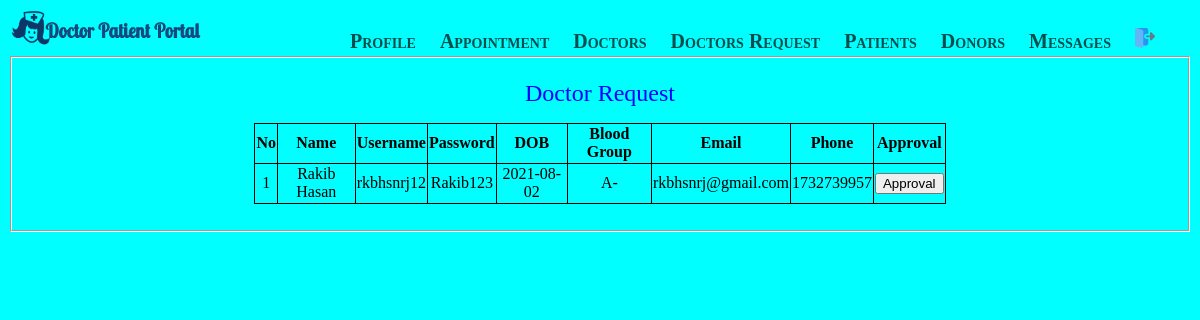
The page /doctorRequest.php on the database its author committed.
### tables this page shows
CREATE TABLE `doctor` (
  `id` int(10) NOT NULL,
  `name` varchar(50) NOT NULL,
  `username` varchar(50) NOT NULL,
  `password` varchar(50) NOT NULL,
  `dob` date NOT NULL,
  `bGroup` varchar(50) NOT NULL,
  `email` varchar(50) NOT NULL,
  `phone` varchar(50) NOT NULL
);

### models/db_config.php (called while the page is built, shortened)
<?php
 $db_server="localhost";
 $db_uname="root";
 $db_pass="";
 $db_name="dpportal";
 function get($query){
    global $db_server,$db_uname,$db_pass,$db_name;
    $conn=mysqli_connect($db_server,$db_uname,$db_pass,$db_name);
    $data=array();
    if ($conn){
        $result=mysqli_query($conn,$query);
        while($row=mysqli_fetch_assoc($result)){
            $data[]=$row;
        }
    }
    return $data;
}
?>

### controllers/login_controller.php (called while the page is built, shortened)
<?php
    include 'models/db_config.php';
	function getAllDoctor(){
		$query= "select * from doctor";
		$rs= get($query);
		return $rs;
	}
?>

### doctorRequest.php (the view, shortened to what this page needs)
<?php
    require_once 'adminHeader.php';
    require_once 'controllers/login_controller.php';
	$admins=getAllDoctor();
?>
<html>
<head>
</head>
    <body>
	<form action="" method="post">
        <fieldset>
            <p align="middle"><font color="blue" size="5">Doctor Request</font></p>
            <p align="middle">
			<table border="1">
			<tr>
                <th>No</th>
                <th>Name</th>
                <th>Username</th>
				<th>Password</th>
				<th>DOB</th>
				<th>Blood Group</th>
				<th>Email</th>
				<th>Phone</th>
				<th colspan="2">Approval</th>
              </tr>
                <?php
				$i = 1;
				foreach($admins as $p){
					    echo "<tr>";
						echo "<td align='center'>$i</td>";
						echo "<td align='center'>".$p["name"]."</p>";
						echo "<td align='center'>".$p["username"]."</p>";
						echo "<td align='center'>".$p["password"]."</p>";
						echo "<td align='center'>".$p["dob"]."</p>";
						echo "<td align='center'>".$p["bGroup"]."</p>";
						echo "<td align='center'>".$p["email"]."</p>";
						echo "<td align='center'>".$p["phone"]."</p>";
						echo '<td align="center"><a href="doctorApproval.php?id='.$p["id"].'"><input type="button" value="Approval"></a></td>';
					$i++;
				}
			?>
        </fieldset>
		</form>
    </body>
</html>

### doctorRequest.php (style rules this page uses)
table, td, th { border: 1px solid black; }
table { border-collapse: collapse; width: 60%; }
th { height: 40px; }
td { height: 40px; }

### rows shown on the page
doctor: name "Rakib Hasan", username "rkbhsnrj12", password "Rakib123", dob "2021-08-02", bGroup "A-", email "rkbhsnrj@gmail.com", phone "1732739957"
